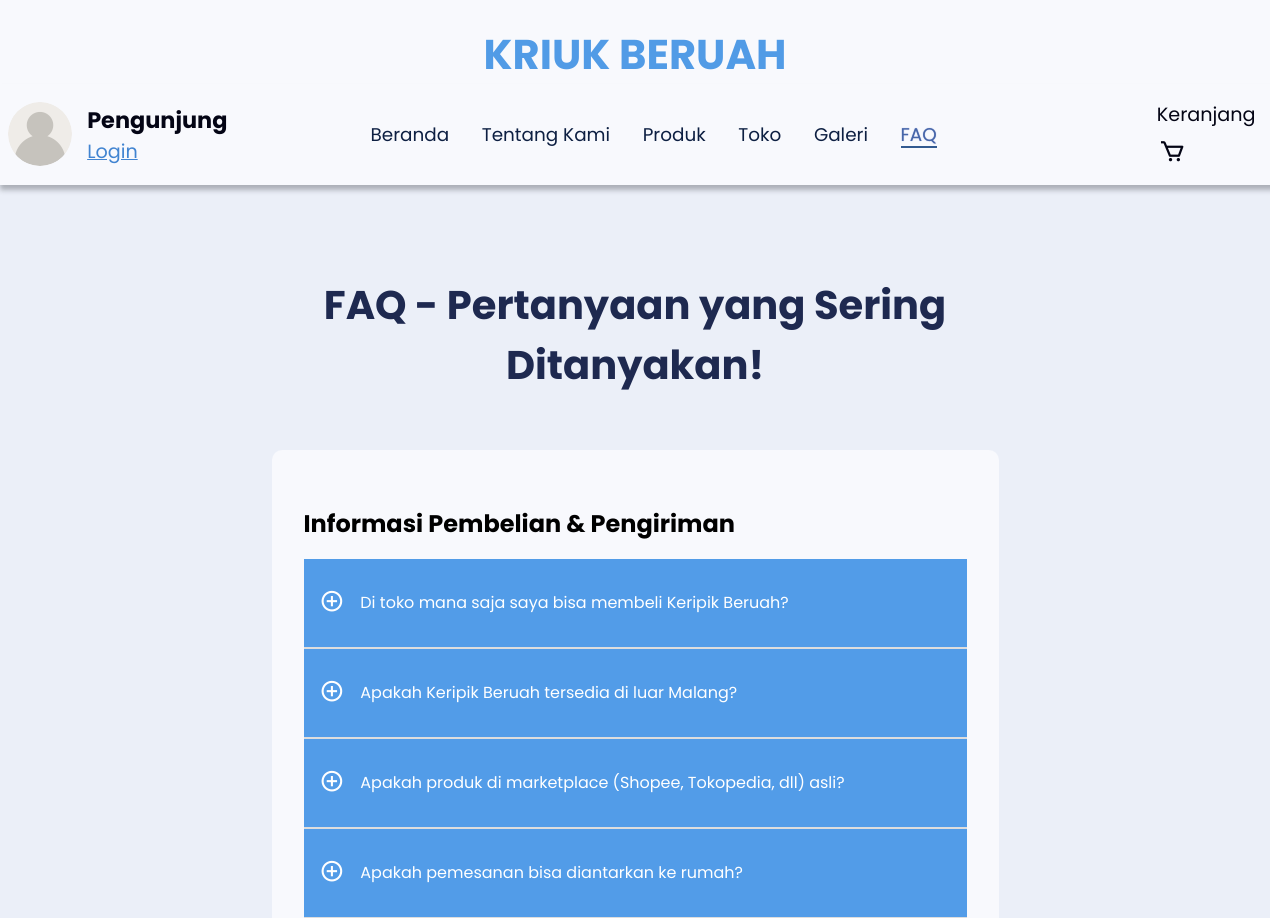
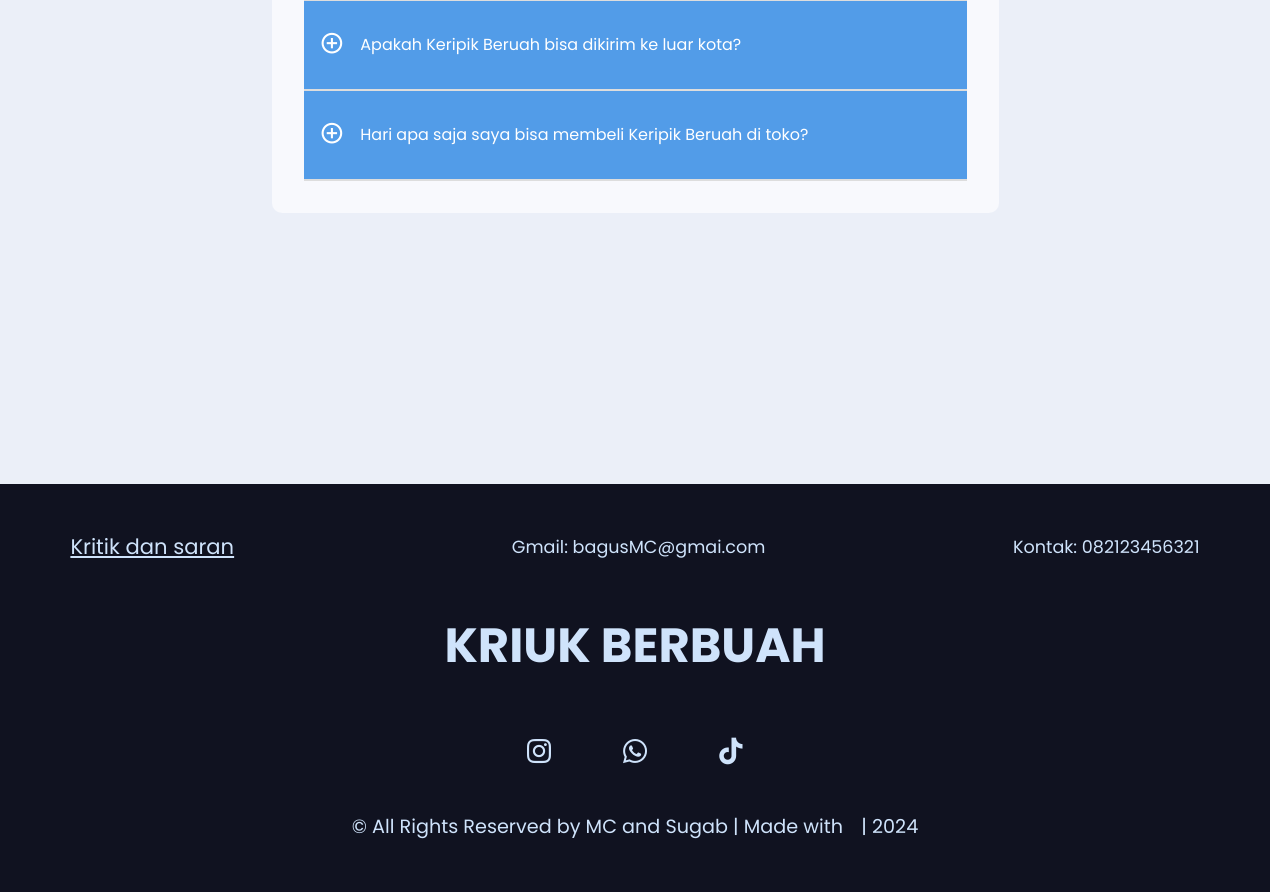
Screenshot of /FAQ/faq.php with the database file from the repository (2 pictures, top to bottom).
### tables this page shows
CREATE TABLE `faq` (
  `id` int(60) NOT NULL,
  `question` varchar(250) NOT NULL,
  `answer` varchar(250) NOT NULL
);

### FAQ/faq.php (the view, shortened to what this page needs)
<!DOCTYPE html>
<html lang="en">
  <head>
    <link
      href="https://unpkg.com/boxicons@2.1.4/css/boxicons.min.css"
      rel="stylesheet"
    />
    <link rel="stylesheet" href="faqStyle.css" />
      <link rel="stylesheet" href="../HeaderPackage/headerStyle.css">
      <link rel="stylesheet" href="../Footer/footerPageStyle.css">
  </head>
  <body>
      <?php
          include_once '../HeaderPackage/headerPage.php';
          include_once '../HeaderPackage/navigationPage.php';
      ?>
    <div class="content">
      <h1 id="faqTitle">FAQ - Pertanyaan yang Sering Ditanyakan!</h1>
      <div class="accordion-pembelian-pengiriman">
        <h3>Informasi Pembelian & Pengiriman</h3>
          <?php
          $connection = getConnection();
          $sql = 'SELECT * FROM faq';
          $statement = $connection->prepare($sql);
          $statement->execute();
          $faqID = 1;
          while ($row = $statement->fetch(PDO::FETCH_ASSOC)) {
              ?>
                  <div class="accordion-item">
                      <button class="accordion-header" data-id="faq<?php echo $faqID ?>">
                          <i class="bx bx-plus-circle bx-sm"></i>
                          <p> <?php echo $row['question'] ?> </p>
                      </button>
                      <div class="accordion-content" id="faq<?php echo $faqID++ ?>">
                      </div>
                  </div>
              <?php
          }
          ?>
      </div>
    </div>
      <?php
        include_once '../Footer/footerPage.php';
      ?>
  </body>
</html>

### FAQ/faqStyle.css (style rules this page uses)
* { font-family: 'Poppins', Arial, Helvetica, sans-serif; }
body { width: 100%; height: 100%; margin: 0; padding: 0; overflow-x: hidden; background-color: #ebeff8; }
#faqTitle { font-size: 2.5em; font-weight: bold; text-align: center; color: #1e2950; margin-top: 0; }
h3 { font-size: 1.5em; font-weight: bold; }
p { font-size: 1em; text-align: justify; line-height: 1.5em; }
.content { padding: 15vmax; padding-top: 5vmax; }
.content h1 { margin-bottom: 3vmax; }
.accordion-pembelian-pengiriman h3 { margin-bottom: 1vmax; }
.accordion-pembelian-pengiriman { background-color: rgb(248, 249, 253); padding: 2em; border-radius: 10px; }
.bx { transition: transform 0.3s ease-in-out; }
.accordion-item { border-bottom: 2px solid #ddd; }
.accordion-header { padding: 1rem; font-size: 1rem; background-color: #529ce8; display: flex; width: 100%; text-align: left; border: none; cursor: pointer; align-items: center; }
.accordion-header p { margin-left: 1em; color: white; }
.accordion-header i { color: white; }

### rows the page displays
faq: question "Di toko mana saja saya bisa membeli Keripik Beruah?"
faq: question "Apakah Keripik Beruah tersedia di luar Malang?"
faq: question "Apakah produk di marketplace (Shopee, Tokopedia, dll) asli?"
faq: question "Apakah pemesanan bisa diantarkan ke rumah?"
faq: question "Apakah Keripik Beruah bisa dikirim ke luar kota?"
faq: question "Hari apa saja saya bisa membeli Keripik Beruah di toko?"
